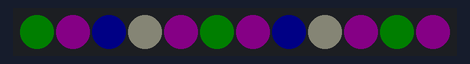
Bench run of a sketch on a simulated Arduino Uno, built for the host (arithmetic inside an expression is 32-bit, double 64-bit). On the bench: 12 RGB LEDs in strip order, left to right. Dim RGB values are drawn brighter than linear.

Above: at 0.2 s.
At 1.2 s:
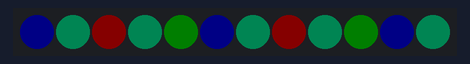

Measured:
- what the display in image 0 shows lasts 1.0 s, from 0.1 s to 1.1 s

The sketch:

base.ino
```cpp
#include <FastLED.h>

#define NUM_LEDS 12
#define controlPin 5

CRGB leds[NUM_LEDS];

void setup() {
    FastLED.addLeds<WS2812B, controlPin, GRB>(leds, NUM_LEDS);
    FastLED.setBrightness(8);
}

void loop() {
  for (int i = 0; i < NUM_LEDS; i += 6) {
    leds[i] = CRGB::Red;
    leds[i + 1] = CRGB::Green;
    leds[i + 2] = CRGB::LightGoldenrodYellow;;
    leds[i + 3] = CRGB::Blue;
    leds[i + 4] = CRGB::LightGoldenrodYellow;;
    i -= 1;
  }
  FastLED.show();
  delay(100);
  for (int i = 0; i < NUM_LEDS; i += 6) {
    leds[i] = CRGB::Green;
    leds[i + 1] = CRGB::Fuchsia;
    leds[i + 2] = CRGB::Blue;
    leds[i + 3] = CRGB::LightGoldenrodYellow;
    leds[i + 4] = CRGB::Fuchsia;
    i -= 1;
  }
  FastLED.show();
  delay(1000);
  for (int i = 0; i < NUM_LEDS; i += 6) {
    leds[i] = CRGB::Blue;
    leds[i + 1] = CRGB::MediumSpringGreen;
    leds[i + 2] = CRGB::Red;
    leds[i + 3] = CRGB::MediumSpringGreen;
    leds[i + 4] = CRGB::Green;
    i -= 1;
  }
  FastLED.show();
  delay(100);
}
```
